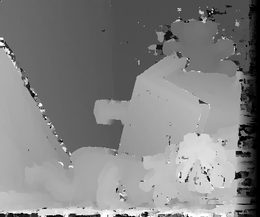
%> input picture Project 3/image enhacement/scale_9.tif, 260 x 217 px, shrunk from 450 x 375 before the run
$ octave improve.m   (GNU Octave 9; MATLAB toolbox functions it lacks are replaced by stand-ins)
%> lines starting %> are read from the running program, lines starting %| are printed output that depends on the picture; in (x1, y1, x2, y2) boxes, pixels count from 0 and x2, y2 are one past the last pixel; in counts of white or black regions, pixels touching at a corner belong together; the program's own positions count from 1
### Project 3/replace.m
function image = replace(noisy,smooth,row,colum)

[height width] = size(noisy);

for m = 1:height
    minr = max(1, m - row);     %partial block at upper and lower edges
    maxr = min(height, m + row);
    for n = 1:width
        minc = max(1, n - colum); %partial block at left and right edges
        maxc = min(width, n + colum);
        meanBlock = mean(mean(noisy(minr:maxr,minc:maxc)));
        if (abs(noisy(m,n)-meanBlock)>15)
            noisy(m,n) = smooth(m,n);
        end
    end
end
image = noisy;

### Project 3/improve.m
clc;
clear;

% [5 lines of commented-out code are left out]

im9 = imread('scale_9.tif');
%> im9 is the input picture: size 217x260 uint8; min 0, max 255, mean 130.7
%im9 = medfilt2(im9);

im15 = imread('scale_15.tif');
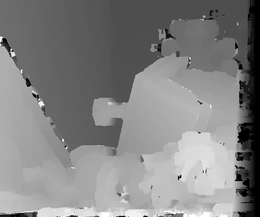
%> input picture Project 3/image enhacement/scale_15.tif, 260 x 217 px, shrunk from 450 x 375 before the run
%> im15 is the input picture: size 217x260 uint8; min 0, max 255, mean 131.3

%im21 = mat2gray(imread('scale_21.tif'));

im = replace(im9,im15,1,20);
%> after the loop in replace, `for m = 1:height`:
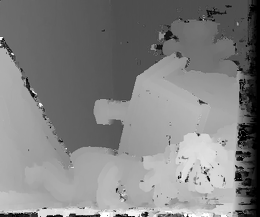
%> noisy: size 217x260 uint8; 9.75% of pixels changed, all inside (x1, y1, x2, y2) = (0, 0, 250, 217)
% [5 lines of commented-out code are left out]
imshowpair(im9,im,'montage');
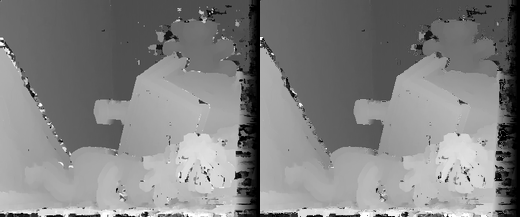
%> displayed picture: size 217x520, on the screen's scale of 0 to 255; min 0, max 255, mean 130
